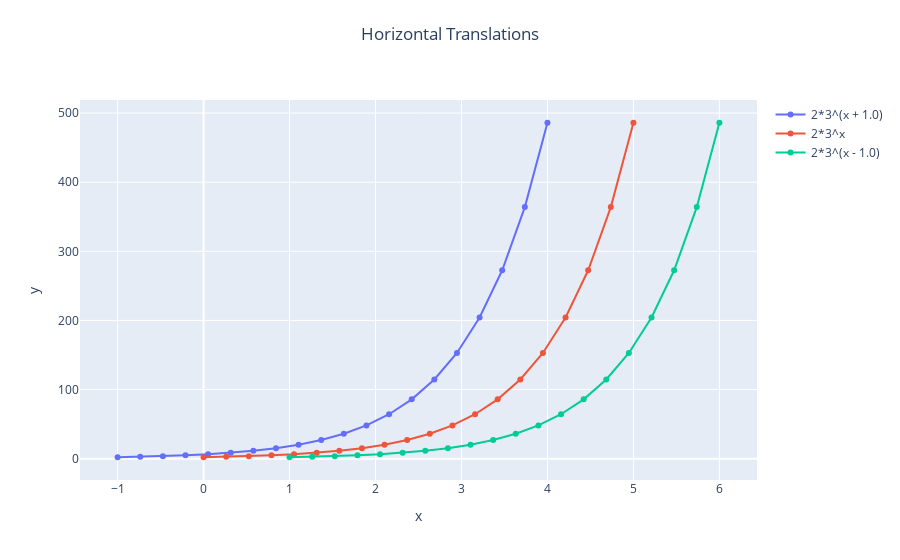

This figure's notebook cell:
### Markdown cell above
Horizontal translations of <tt>f(x)</tt> are implemented by substituting <tt>x</tt> by <tt>x-trans_value</tt>.<br>

We can define horizontal translations using:
```
plot.add_hor_translations(f, domain=[0, 5, 20], trans_range=[-1, 1, 3])
```
Here, <tt>trans_range</tt> specifies the translations as we did for <tt>domain</tt>.<br>
This means 3 translations starting at -1 to +1.<br>

Like before, you can then visualize them using:
```
plot.plot_funs(plot_title="Horizontal Translations")
```

## Assignment: Plot horizontal translations
Study the shape of the plots.
1. What can you tell about the shape of the plots?
2. What is the relationship between the plots?
3. Increase the number of translations to 5.

### Code cell
f = 2*(3)**x         # Define exponential function
plot = graph_funs()  # Create a graph object

plot.add_hor_translations(f, domain=[0, 5, 20], trans_range=[-1, 1, 3]) # Add translations
plot.plot_funs(plot_title="Horizontal Translations")        # plot them

### Figure 1 — Plotly figure (JSON) as saved in the notebook; plotly's stock layout.template omitted (floating-point values rounded to 4 significant figures)
{"data": [{"mode": "lines+markers", "name": "2*3^(x + 1.0)", "showlegend": true, "type": "scatter", "x": [-1, -0.7368, -0.4737, -0.2105, 0.05263, 0.3158, 0.5789, 0.8421, 1.105, 1.368, 1.632, 1.895, 2.158, 2.421, 2.684, 2.947, 3.211, 3.474, 3.737, 4], "y": [2, 2.67, 3.566, 4.761, 6.357, 8.488, 11.33, 15.13, 20.21, 26.98, 36.03, 48.1, 64.23, 85.76, 114.5, 152.9, 204.2, 272.6, 364.0, 486]}, {"mode": "lines+markers", "name": "2*3^x", "showlegend": true, "type": "scatter", "x": [0, 0.2632, 0.5263, 0.7895, 1.053, 1.316, 1.579, 1.842, 2.105, 2.368, 2.632, 2.895, 3.158, 3.421, 3.684, 3.947, 4.211, 4.474, 4.737, 5], "y": [2, 2.67, 3.566, 4.761, 6.357, 8.488, 11.33, 15.13, 20.21, 26.98, 36.03, 48.1, 64.23, 85.76, 114.5, 152.9, 204.2, 272.6, 364.0, 486]}, {"mode": "lines+markers", "name": "2*3^(x - 1.0)", "showlegend": true, "type": "scatter", "x": [1, 1.263, 1.526, 1.789, 2.053, 2.316, 2.579, 2.842, 3.105, 3.368, 3.632, 3.895, 4.158, 4.421, 4.684, 4.947, 5.211, 5.474, 5.737, 6], "y": [2, 2.67, 3.566, 4.761, 6.357, 8.488, 11.33, 15.13, 20.21, 26.98, 36.03, 48.1, 64.23, 85.76, 114.5, 152.9, 204.2, 272.6, 364.0, 486]}], "layout": {"autosize": false, "title": {"text": "Horizontal Translations", "x": 0.5, "xanchor": "center", "y": 0.95, "yanchor": "top"}, "xaxis": {"title": {"text": "x"}}, "yaxis": {"title": {"text": "y"}}}}
